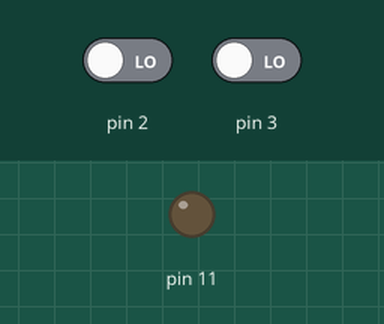
This sketch was run on a simulated Arduino Uno, built with avr-gcc and run on an emulated ATmega328P. Shown: output pins drawn as LEDs (lit = HIGH). The test bench sets the inputs (shaded band); at power-on: pin 2 LOW, pin 3 LOW.

Above: at 1.2 s.
1.3 s: pin 2 driven HIGH
At 1.8 s:
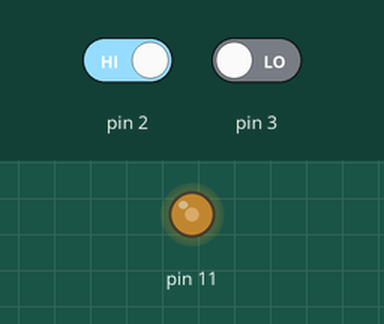
2.8 s: pin 2 driven LOW
At 4.0 s:
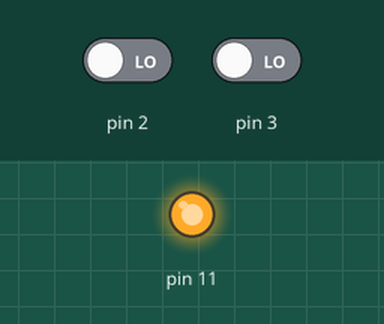
4.3 s: pin 3 driven HIGH
At 5.5 s:
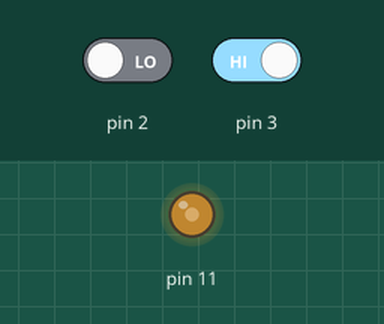
5.8 s: pin 3 driven LOW
At 6.4 s:
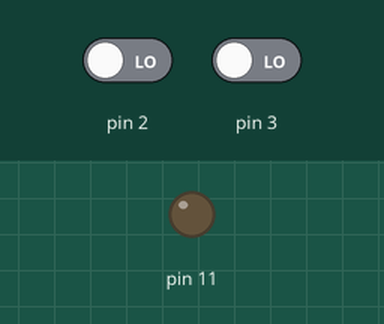
Timing chart, 0 to 8.3 s (numbered marks = the images above; inputs shaded):
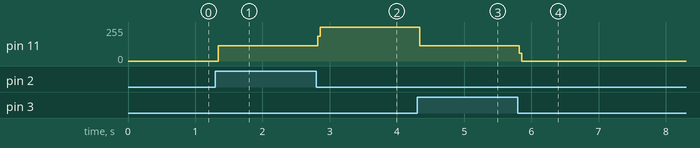

The sketch:

code.ino
```cpp
int x=0;

void setup()
{
  pinMode(11,OUTPUT);
  pinMode(3,INPUT);
  pinMode(2,INPUT);
}

void loop()
{
  if(x==0){
  	if(digitalRead(3)==1){
    	digitalWrite(11,1);
    	x=1;}
  	if(digitalRead(2)==1){
    	digitalWrite(11,1);
    	x=1;}}

  if(x==1){
  	if(digitalRead(3)==1){
    	digitalWrite(11,0);
    	x=0;}
  	if(digitalRead(2)==1){
    	digitalWrite(11,0);
    	x=0;}}
}
```

Measured:
- after the input at 1.3 s, pin 11: 0/255 → 116/255 at once
- after the input at 2.8 s, pin 11: 116/255 → 255/255 at once
- after the input at 4.3 s, pin 11: 255/255 → 116/255 at once
- after the input at 5.8 s, pin 11: 116/255 → 0/255 at once
